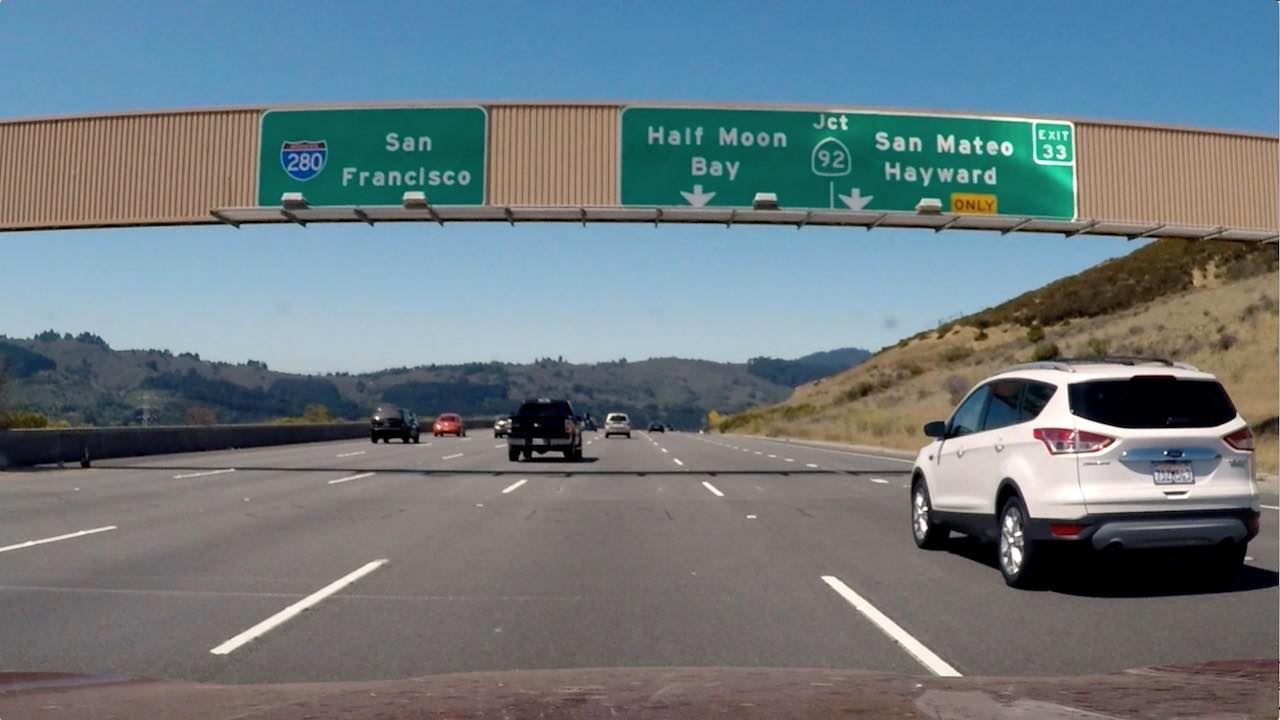
#> input picture examples/signs_vehicles_xygrad.png, 1280 x 720 px
$ jupyter execute 'Combine Threshold.ipynb'   (shell and % lines are left out)   (older library calls are emulated)
#> lines starting #> are read from the running program, lines starting #| are printed output that depends on the picture; after the words box and inside, x2 and y2 are one past the last pixel; in counts of white or black regions, pixels touching at a corner belong together
# Combine Threshold

[cell 1]
import numpy as np
import matplotlib.pyplot as plt
import matplotlib.image as mpimg
import cv2
import os.path

## Read in test image

[cell 2]
img_dir = 'examples/signs_vehicles_xygrad.png'

# Read in image
image = mpimg.imread(img_dir)
#> image is the input picture: shape (720, 1280, 3) float32; mean R, G, B 0.428, 0.477, 0.5
# peek in image
plt.imshow(image)

## Threshold process

[cell 3]
def abs_sobel_thresh(img, orient='x', sobel_kernel=3, thresh=(0, 255)):
    # Calculate directional gradient
    # Apply threshold
    gray = cv2.cvtColor(img,cv2.COLOR_RGB2GRAY)
     # 2) Take the derivative in x or y given orient = 'x' or 'y'
    if orient == 'x':
        sobel = cv2.Sobel(gray,cv2.CV_64F,1,0)
    elif orient == 'y':
        sobel = cv2.Sobel(gray,cv2.CV_64F,0,1)
    else:
        print('Pass wrong para orient')
        return
    # 3) Take the absolute value of the derivative or gradient
    abs_sobel = np.absolute(sobel)
    # 4) Scale to 8-bit (0 - 255) then convert to type = np.
    scaled_sobel = np.uint8(255*abs_sobel/np.max(abs_sobel))
    # 5) Create a mask of 1's where the scaled gradient magnitude is > thresh_min and < thresh_max
    sxbinary = np.zeros_like(scaled_sobel)
    thresh_min = thresh[0]
    thresh_max = thresh[1]
    sxbinary[(scaled_sobel >= thresh_min) & (scaled_sobel <= thresh_max)] = 1
    grad_binary = np.copy(sxbinary)
    return grad_binary

def mag_thresh(img, sobel_kernel=3, mag_thresh=(0, 255)):
    # Calculate gradient magnitude
    # Apply threshold
    # 1) Convert to grayscale
    gray = cv2.cvtColor(img,cv2.COLOR_RGB2GRAY)
    # 2) Take the gradient in x and y separately
    sobelx = cv2.Sobel(gray,cv2.CV_64F,1,0,ksize=sobel_kernel)
    sobely = cv2.Sobel(gray,cv2.CV_64F,0,1,ksize=sobel_kernel)
    # 3) Calculate the magnitude
    magnitude = np.sqrt(np.square(sobelx)+np.square(sobely))
    # 4) Scale to 8-bit (0 - 255) and convert to type = np.uint8
    scaled_sobel = np.uint8(255*magnitude/np.max(magnitude))
    # 5) Create a binary mask where mag thresholds are met
    thresh_min = mag_thresh[0]
    thresh_max = mag_thresh[1]
    sxbinary = np.zeros_like(scaled_sobel)
    sxbinary[(scaled_sobel >= thresh_min) & (scaled_sobel <= thresh_max)] = 1
    mag_binary = np.copy(sxbinary)
    return mag_binary

def dir_threshold(img, sobel_kernel=3, thresh=(0, np.pi/2)):
    # Calculate gradient direction
    # Apply threshold
    # 1) Convert to grayscale
    gray = cv2.cvtColor(img,cv2.COLOR_RGB2GRAY)
    # 2) Take the gradient in x and y separately
    sobelx = cv2.Sobel(gray,cv2.CV_64F,1,0,ksize = sobel_kernel)
    sobely = cv2.Sobel(gray,cv2.CV_64F,0,1,ksize = sobel_kernel)
    # 3) Take the absolute value of the x and y gradients
    abs_sobelx = np.absolute(sobelx)
    abs_sobely = np.absolute(sobely)
    # 4) Use np.arctan2(abs_sobely, abs_sobelx) to calculate the direction of the gradient
    directions = np.arctan2(abs_sobely, abs_sobelx)
    # 5) Create a binary mask where direction thresholds are met
    thresh_min = thresh[0]
    thresh_max = thresh[1]
    sxbinary = np.zeros_like(directions)
    sxbinary[(directions >= thresh_min) & (directions <= thresh_max)] = 1
    dir_binary = np.copy(sxbinary)
    return dir_binary

[cell 4]
# Choose a Sobel kernel size
ksize = 15 # Choose a larger odd number to smooth gradient measurements

# Apply each of the thresholding functions
gradx = abs_sobel_thresh(image, orient='x', sobel_kernel=ksize, thresh=(20, 100))
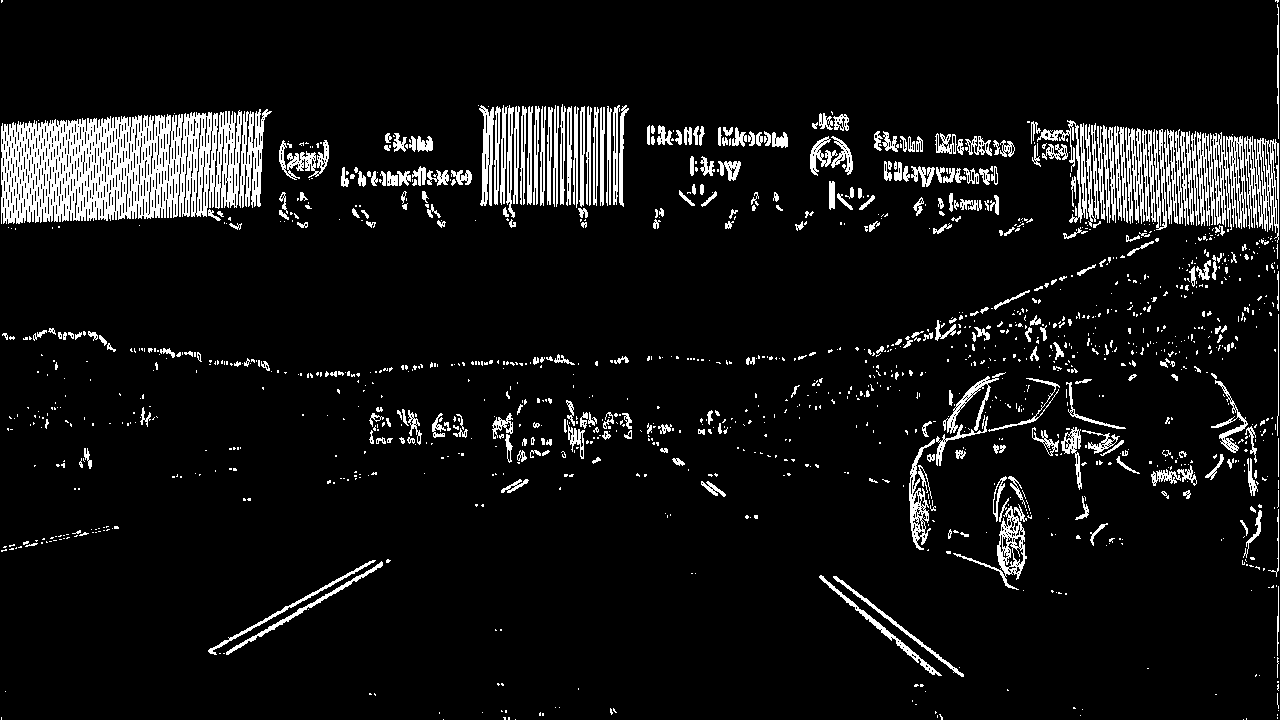
#> gradx: shape (720, 1280); values 0 (black) and 1 (white), 7.9% white; 1378 white regions (1040 under 20 px), largest, box (x1, y1, x2, y2) and area: (1, 110, 242, 224) 18700, (1197, 132, 1247, 230) 2653, (1244, 136, 1279, 243) 1807
grady = abs_sobel_thresh(image, orient='y', sobel_kernel=ksize, thresh=(20, 100))
#> call 2 of abs_sobel_thresh, with orient = 'y', sobel_kernel = 15, thresh = (20, 100)
#> in abs_sobel_thresh (call 2), `sobel = cv2.Sobel(gray,cv2.CV_64F,0,1)`:
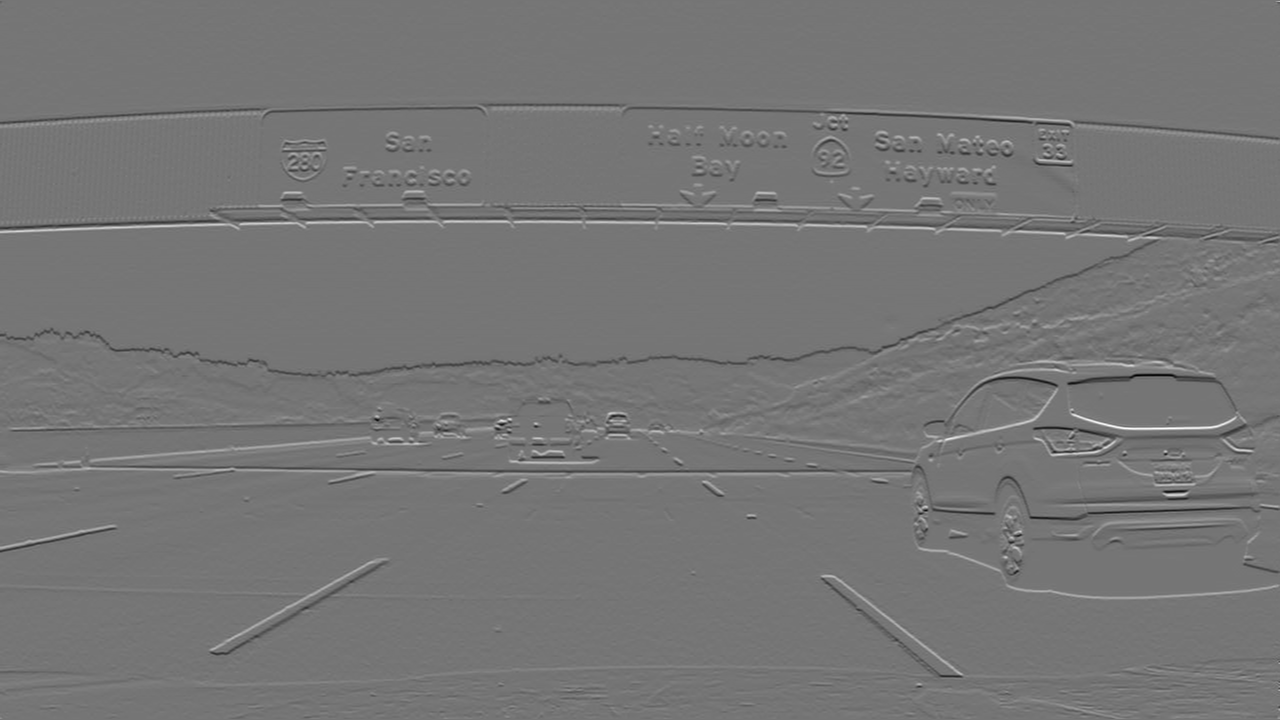
#> sobel: shape (720, 1280) float64; min -3.12, max 3.62, mean -0.00103; drawn with min black and max white
#> grady: shape (720, 1280); values 0 (black) and 1 (white), 8.2% white; 1385 white regions (1043 under 20 px), largest, box (x1, y1, x2, y2) and area: (0, 103, 1280, 145) 6510, (0, 460, 930, 494) 6192, (811, 194, 1280, 247) 4636

mag_binary = mag_thresh(image, sobel_kernel=ksize, mag_thresh=(30, 100))
#> mag_binary: shape (720, 1280); values 0 (black) and 1 (white), 11.2% white; 286 white regions (150 under 20 px), largest, box (x1, y1, x2, y2) and area: (0, 105, 1280, 380) 36547, (0, 342, 1280, 601) 35130, (208, 557, 390, 657) 1785

dir_binary = dir_threshold(image, sobel_kernel=ksize, thresh=(0.7, 1.3))
#> in dir_threshold, `directions = np.arctan2(abs_sobely, abs_sobelx)`:
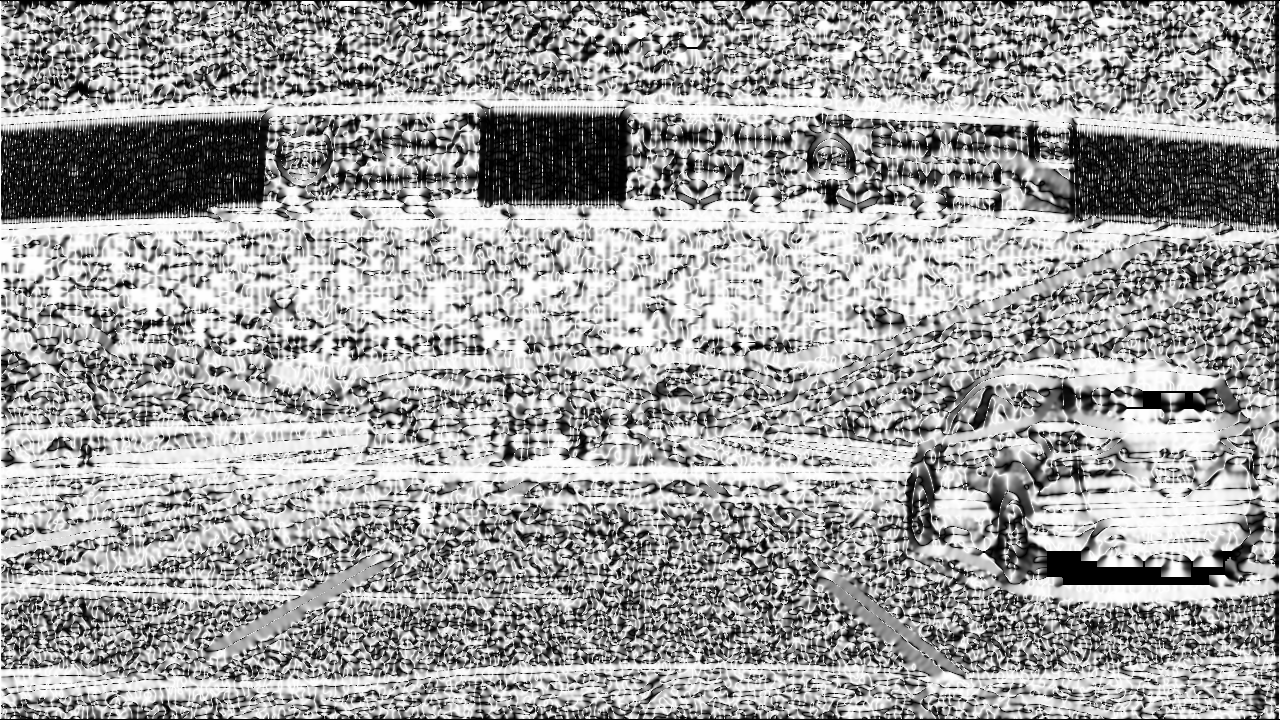
#> directions: shape (720, 1280) float64; min 0, max 1.57, mean 0.981; drawn with min black and max white
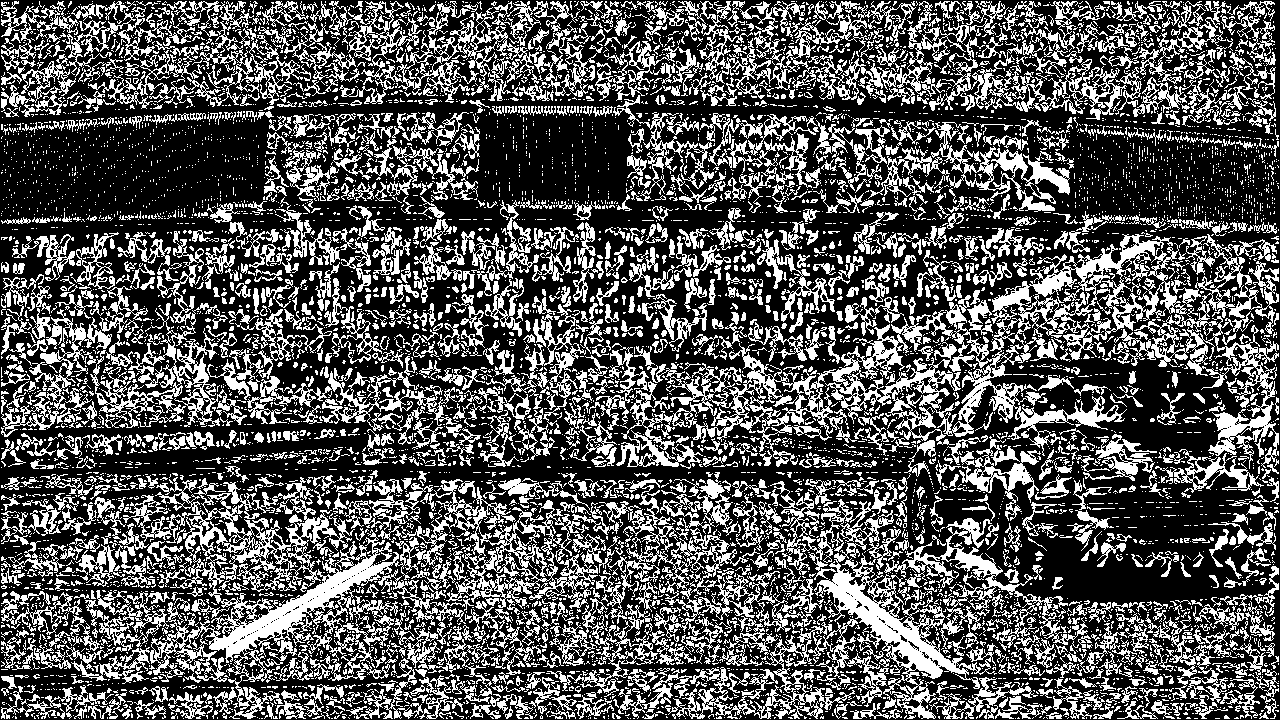
#> dir_binary: shape (720, 1280) float64; values 0 (black) and 1 (white), 33.8% white in thin lines or dots

combined = np.zeros_like(dir_binary)
combined[((gradx == 1) & (grady == 1)) | ((mag_binary == 1) & (dir_binary == 1))] = 1

plt.imshow(image)
plt.title('Original image',fontsize=20)
plt.show()
plt.imshow(gradx, cmap='gray')
plt.title('Sobel gradient-x',fontsize=20)
plt.show()
plt.imshow(grady, cmap='gray')
plt.title('Sobel gradient-y',fontsize=20)
plt.show()
plt.imshow(mag_binary, cmap='gray')
plt.title('Gradient-magnitude',fontsize=20)
plt.show()
plt.imshow(dir_binary, cmap='gray')
plt.title('Direction',fontsize=20)
plt.show()
plt.imshow(combined, cmap='gray')
plt.title('Combined threshold',fontsize=20)
plt.show()
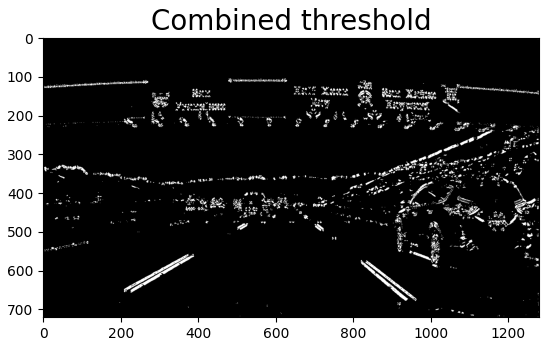
#> figure drawn by matplotlib, 1 panel
